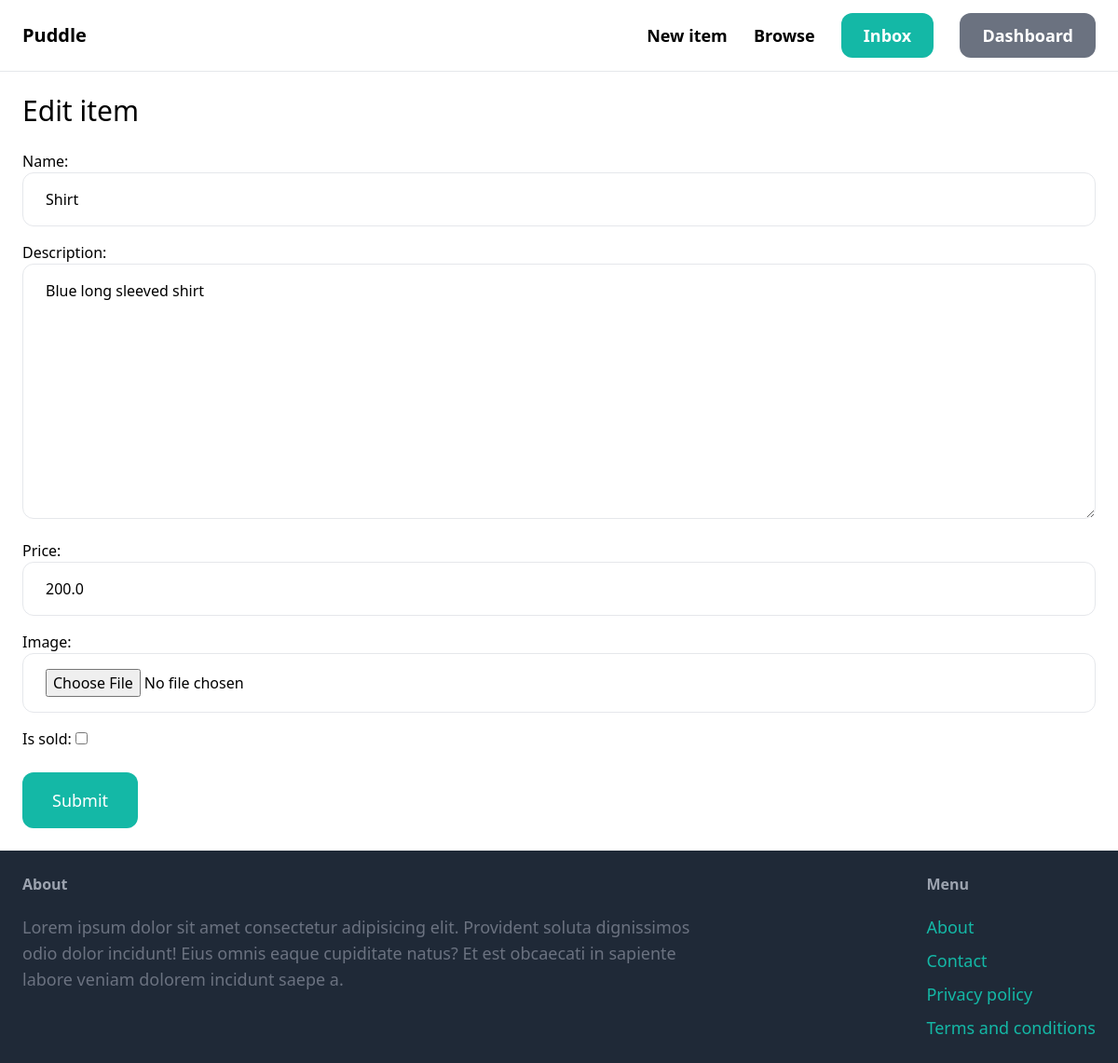
The page /items/1/edit/ (signed in) on the database its author committed.
### item/models.py (models this page shows, shortened)
class Items(models.Model):
    category = models.ForeignKey(Category, related_name='items', on_delete=models.CASCADE)
    name = models.CharField(max_length=255)
    description = models.TextField(blank=True, null=True)
    price = models.FloatField()
    image = models.ImageField(upload_to='item_images', blank=True, null=True)
    is_sold = models.BooleanField(default=False)
    created_by = models.ForeignKey(User, related_name='items', on_delete=models.CASCADE)
    created_at = models.DateTimeField(auto_now_add=True)
    class Meta:
        verbose_name_plural = 'Items'

### item/views.py (the view)
# urls.py: path('<int:pk>/edit/',views.edit,name='edit'),
@login_required
def edit(request, pk):
    item = get_object_or_404(Items, pk=pk, created_by=request.user)
    if request.method == 'POST':
        form = EditItemForm(request.POST, request.FILES,instance=item)
        if form.is_valid():
            form.save()
            return redirect('item:detail', pk=item.id)
    else:
        form = EditItemForm(instance=item)
    context = {'form':form, 'title': 'Edit item'}
    return render(request, 'item/form.html', context)

### item/forms.py
class EditItemForm(forms.ModelForm):
    class Meta:
        model = Items
        fields = ('name','description','price','image','is_sold')
        widgets = {
            'name': forms.TextInput(attrs={
                'class': INPUT_CLASSES
            }),
            'description': forms.Textarea(attrs={
                'class': INPUT_CLASSES
            }),
            'price': forms.TextInput(attrs={
                'class': INPUT_CLASSES
            }),
            'image': forms.FileInput(attrs={
                'class': INPUT_CLASSES
            })
        }

### item/templates/item/form.html (shortened to what this page needs)
{% extends 'core/base.html' %}
{% block content %}
<h1 class="mb-6 text-3xl">{{title}}</h1>
<form method="POST" action="." enctype="multipart/form-data">
      <div class="space-y-4">
        {{form.as_p }}
      </div>
                <button class="mt-6 py-4 px-8 text-lg bg-teal-500 hover:bg-teal-700 rounded-xl text-white">Submit</button>
</form>
{% endblock %}

### rows shown on the page
Items: name "Shirt", description "Blue long sleeved shirt", price "200.0"

### other values the page prints
{{ title }} "Edit item"
